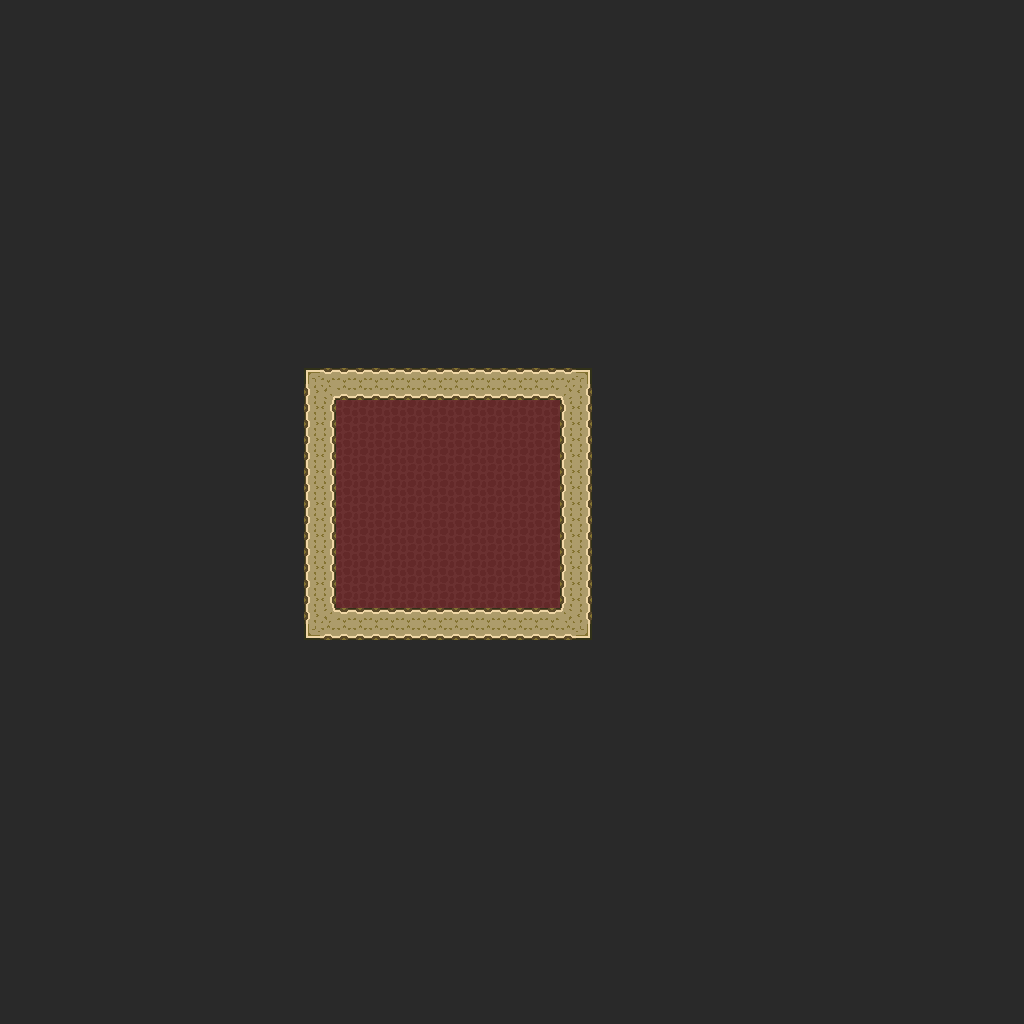

Below is a game level as drawn by its tile map, then a one-line description and the .tmx that defines it (tile-layer data replaced by summaries):
An orthogonal 64x64 tile map with 16x16 px tiles, 1 tile layer (base), 1 hidden layer not drawn and 2 objects.

<map version="1.10" tiledversion="1.12.1" orientation="orthogonal" renderorder="right-down" width="64" height="64" tilewidth="16" tileheight="16" infinite="0" nextlayerid="3" nextobjectid="3">
 <tileset firstgid="1" source="../classiciphone_pics4.tsx" />
 <layer id="1" name="base" width="64" height="64">
  <data>[4096 cells, 4096 non-empty, 14 distinct tile ids]</data>
 </layer>
 <layer id="2" name="collision" width="64" height="64" visible="0">
  <properties><property name="collision" value="true" /></properties>
  <data>[4096 cells, 3914 non-empty, 1 distinct tile ids]</data>
 </layer>
 <objectgroup id="3" name="npcs">
  <object id="1" x="416.0" y="480.0" width="16" height="16">
   <properties>
    <property name="script" type="string">-- Auto-converted from GraalScript
-- if (playerchats) {
-- if (strequals(#g,Game Coordinator)) {
-- if (strequals(#c,warp)) {
-- for (i=0;i&lt;playerscount;i++) {
-- with (players[i]) setlevel2 gc_ctf_small_04.nw,29.5,51;
end
end
end
end
-- [CLIENT-SIDE — server no-op]
-- if (playerenters) {
-- setplayerprop #P9,classic_gc_ctf_teamflag.gani;
-- setplayerprop #P(10),R;
-- 
-- if (strequals(#g,Game Coordinator)) {
-- say2 Commands:
-- #bWarp-warps red team
-- #bto their base.;
-- }
-- }</property>
   </properties>
  </object>
  <object id="2" x="0.0" y="0.0" width="16" height="16">
   <properties>
    <property name="script" type="string">-- Auto-converted from GraalScript
joinResource("level_nopk")
-- if (playerleaves) {
-- if (!startswith(gc_ctf_,#F)) {
-- setplayerprop #P9,;
-- setplayerprop #P(10),;
-- if (strequals(#s(serverr.gc_ctf_redflag,1),#a)) {
-- setstring serverr.gc_ctf_redflag,0,"";
end
-- if (strequals(#s(serverr.gc_ctf_blueflag,1),#a)) {
-- setstring serverr.gc_ctf_blueflag,0,"";
end
end
end
end</property>
   </properties>
  </object>
 </objectgroup>
</map>
